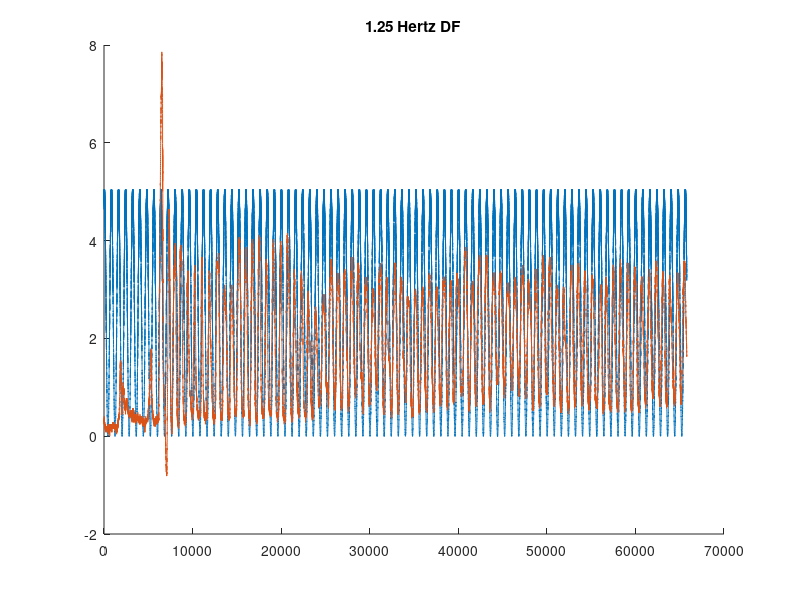
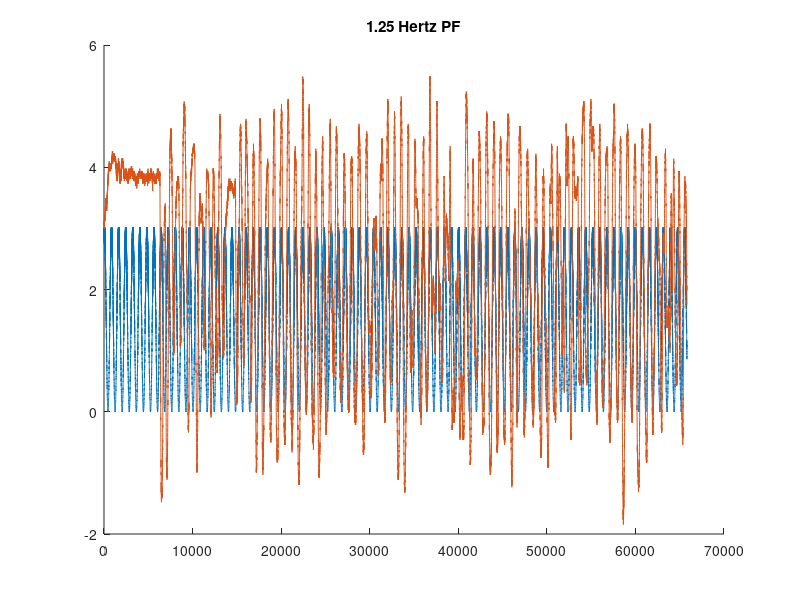

Recreate these plots in MATLAB, in order.
%% Patient 8 -- 1.25 Hz, initial data loading

clear;
clc;

P8mvcDF = load('Patient8_MVC_DF.txt'); % Loading Pat 8 MVC DF data
P8mvcPF = load('Patient8_MVC_PF.txt'); % Loading Pat 8 MVC PF data

P8one25DF = load('PatNo8_VR_AnklePosNeutral_DF_1-25Hz.txt'); % patient-hz-DF or PF
P8one25PF = load('PatNo8_VR_AnklePosNeutral_PF_1-25Hz.txt');
P8one25DFPF = load('PatNo8_VR_AnklePosNeutral_DFPF_1-25Hz.txt');

%% Calling reference and measured vectors

mvcDF_measured = P8mvcDF(:,1); % calling DF MVC data for Pat8
mvcPF_measured = P8mvcPF(:,1); % calling PF MVC data for Pat8

P8one25DF_m = P8one25DF(:,1); % column 1 is measured
P8one25DF_ref = P8one25DF(:,2); % column 2 is reference
P8one25PF_m = P8one25PF(:,1);
P8one25PF_ref = P8one25PF(:,2);
P8one25DFPF_m = P8one25DFPF(:,1);
P8one25DFPF_ref = P8one25DFPF(:,2);

%% Determining zero level

zerolvlone25DF = min(P8one25DF_m(1:4500));
P8one25DF_m = P8one25DF_m - zerolvlone25DF;

zerolvlone25PF = min(P8one25PF_m(1:4500));
P8one25PF_m = P8one25PF_m - zerolvlone25PF;

zerolvlone25DFPF = min(P8one25DFPF_m(1:4500));
P8one25DFPF_m = P8one25DFPF_m - zerolvlone25DFPF;

%% Zero level DF

zerolevel1DF = round(mean(mvcDF_measured(1:4500)));
mvcDF1 = max(mvcDF_measured(5500:9500)) - zerolevel1DF;
zerolevel2DF = round(mean(mvcDF_measured(10500:24500)));
mvcDF2 = max(mvcDF_measured(25500:29500)) - zerolevel2DF;
zerolevel3DF = round(mean(mvcDF_measured(30500:44500)));
mvcDF3 = max(mvcDF_measured(45550:end)) - zerolevel3DF;

%% Zero level PF

zerolevel1PF = round(mean(mvcPF_measured(1:4500)));
mvcPF1 = min(mvcPF_measured(5500:9500)) - zerolevel1PF;
zerolevel2PF = round(mean(mvcPF_measured(10500:24500)));
mvcPF2 = min(mvcPF_measured(25500:29500)) - zerolevel2PF;
zerolevel3PF = round(mean(mvcPF_measured(30500:44500)));
mvcPF3 = min(mvcPF_measured(45550:end)) - zerolevel3PF;

%% Zero level DFPF


%% Plotting

serial2lbs_bipolar = 125/2048;
lbs2NmAt15cm = 4.448*.15;

mvcDF_serial = max([mvcDF1, mvcDF2, mvcDF3]);
mvcDF_Nm = abs(mvcDF_serial)*serial2lbs_bipolar*lbs2NmAt15cm;

mvcPF_serial = min([mvcPF1, mvcPF2, mvcPF3]);
mvcPF_Nm = abs(mvcPF_serial)*serial2lbs_bipolar*lbs2NmAt15cm;

refsigserial2NmDF = mvcDF_Nm/4096*0.2;
refsigserial2NmPF = mvcPF_Nm/4096*0.2;

clear figures;
figure(1)
title('1.25 Hertz DF');
hold on;
plot(P8one25DF_ref*refsigserial2NmDF);
plot(P8one25DF_m*serial2lbs_bipolar*lbs2NmAt15cm);
hold off;

figure(2)
title('1.25 Hertz PF');
hold on;
plot(P8one25PF_ref*refsigserial2NmPF);
plot(P8one25PF_m*serial2lbs_bipolar*lbs2NmAt15cm+3); % plus 3 fudge factor??
hold off;





